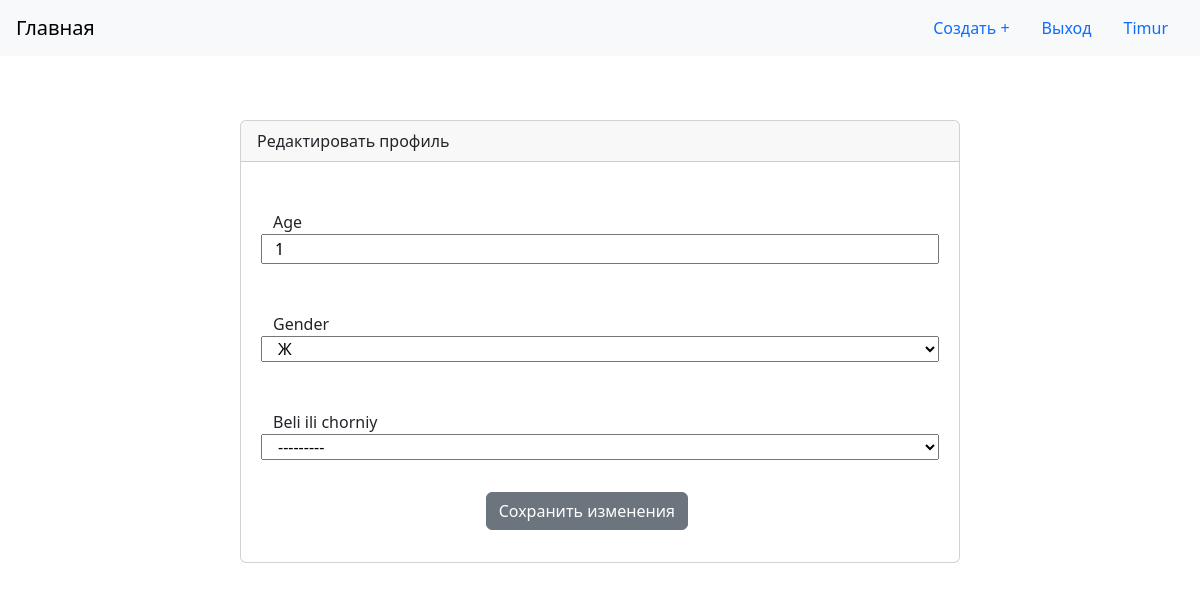
The page /profile/Timur/edit/ (signed in) on the database its author committed.
### people/models.py (models this page shows, shortened)
class Profile(models.Model):
    user = models.OneToOneField(User, on_delete=models.CASCADE)
    age = models.IntegerField(blank=True, null=True)
    GENDER_CHOICES = [
        ('M', 'М'),
        ('Ж', 'Ж'),
    ]
    Belie_Chorniy = [
        ("Ч", "Ч"),
        ("Б", "Б"),
    ]
    gender = models.CharField(max_length=1, choices=GENDER_CHOICES, blank=True, null=True)
    Beli_ili_chorniy = models.CharField(max_length=1, choices=Belie_Chorniy, blank=True, null=True)

### people/views.py (the view)
# urls.py: path('<str:username>/edit/', people_views.edit_profile, name='edit_profile'),
def edit_profile(request, username):
    user_profile = get_object_or_404(Profile, user__username=username)
    if request.user != user_profile.user:
        return render(request, 'Content/access_denied.html')
    if request.method == 'POST':
        form = ProfileForm(request.POST, instance=user_profile)
        if form.is_valid():
            form.save()
    else:
        form = ProfileForm(instance=user_profile)
    return render(request, 'people/edit_profile.html', {'form': form, 'username': username})

### people/forms.py
class ProfileForm(forms.ModelForm):
    class Meta:
        model = Profile
        fields = ['age', 'gender', 'Beli_ili_chorniy',]

### templates/people/edit_profile.html (shortened to what this page needs)
{% extends "base.html" %}
{% block content %}
  <div class="row justify-content-center">
    <div class="col-md-8 p-5">
      <div class="card">
        <div class="card-header">
          Редактировать профиль
        </div>
        <div class="card-body">
          <form method="post" action="">
            {% for field in form %}
              <div class="form-group row my-3 p-3">
                <label for="{{ field.id_for_label }}">
                  {{ field.label }}
                </label>
                {{ field }}
              </div>
            {% endfor %}
            <div class="col-md-6 offset-md-4">
              <button type="submit" class="btn btn-secondary">
                Сохранить изменения
              </button>
            </div>
          </form>
        </div>
      </div>
    </div>
  </div>
{% endblock %}

### templates/base.html (shortened to what this page needs)
<link href="https://cdn.jsdelivr.net/npm/bootstrap@5.3.2/dist/css/bootstrap.min.css" rel="stylesheet">
<nav id="navbar-example2" class="navbar bg-body-tertiary px-3 mb-3">
  <a class="navbar-brand" href="/home/">Главная</a>
  <ul class="nav nav-pills">
    {% if request.user %}
    <li class="nav-item">
      <a class="nav-link" href="">Создать +</a>
    </li>
      <li class="nav-item">
        <a class="nav-link" href="/auth/logout/">Выход</a>
      </li>
      <li class="nav-item">
        <a class="nav-link" href="{% url 'people:profile' request.user %}">{{ request.user }}</a>
      </li>
    {% endif %}
  </ul>
</nav>
{% block content %}
{% endblock %}

### rows shown on the page
Profile: form "1" "Ж" "---------"

### other values the page prints
{{ request.user }} "Timur"
{{ field.label }} "Age" "Gender" "Beli ili chorniy"
